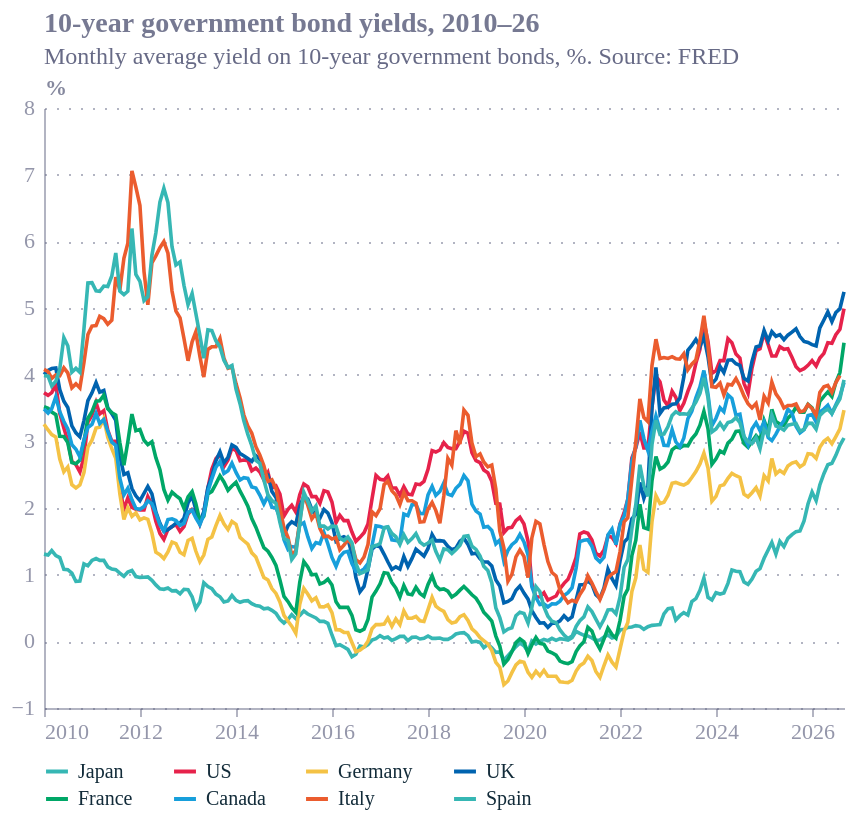

Write notebook code for a chart like this one.
### Code cell
import pandas as pd
import altair as alt
from ecostyles import EcoStyles

styles = EcoStyles()
styles.register_and_enable_theme()

# ---------- data ----------
NAMES = {
    "IRLTLT01JPM156N": "Japan", "IRLTLT01USM156N": "US", "IRLTLT01DEM156N": "Germany",
    "IRLTLT01GBM156N": "UK", "IRLTLT01FRM156N": "France", "IRLTLT01CAM156N": "Canada",
    "IRLTLT01ITM156N": "Italy", "IRLTLT01ESM156N": "Spain",
}
ORDER = ["Japan", "US", "Germany", "UK", "France", "Canada", "Italy", "Spain"]

wide = (
    pd.read_csv("../data/fredgraph.csv", parse_dates=["observation_date"])
    .rename(columns={"observation_date": "date", **NAMES})
    [["date"] + ORDER]
)
long = wide.melt("date", var_name="country", value_name="rate").dropna()

# ---------- hover: snap to nearest month ----------
nearest = alt.selection_point(
    fields=["date"], nearest=True, on="pointerover", clear="pointerout", empty=False
)

# ---------- encodings ----------
legend = alt.Legend(
    title=None, orient="bottom", direction="horizontal", columns=4,
    symbolType="stroke", symbolStrokeWidth=2, symbolSize=120,
    labelFontSize=10, columnPadding=16, rowPadding=2, offset=8,
)
color = alt.Color("country:N", sort=ORDER, legend=legend)
x = alt.X("date:T", title=None, axis=alt.Axis(format="%Y", tickCount=9))
y = alt.Y("rate:Q", title="%")

# ---------- layers ----------
lines = alt.Chart(long).mark_line(strokeWidth=1.8).encode(x=x, y=y, color=color)

dots = (
    alt.Chart(long).mark_circle(size=45)
    .encode(x=x, y=y, color=color, opacity=alt.condition(nearest, alt.value(1), alt.value(0)))
)

# tooltip: every country's value for the hovered month
tooltip = [alt.Tooltip("date:T", title="Month", format="%b %Y")] + [
    alt.Tooltip(f"{c}:Q", title=c, format=".2f") for c in ORDER
]
# soft 8px band (not a 1px line) so the tooltip triggers reliably anywhere you hover
hover_band = (
    alt.Chart(wide).mark_rule(color="#94a3b8", strokeWidth=8, opacity=0.25)
    .encode(x="date:T", tooltip=tooltip)
    .transform_filter(nearest)
)
catcher = alt.Chart(wide).mark_point(opacity=0).encode(x="date:T").add_params(nearest)

chart = (
    (catcher + hover_band + lines + dots)
    .properties(
        width=400, height=300,
        title=alt.Title(
            "10-year government bond yields, 2010–26",
            subtitle="Monthly average yield on 10-year government bonds, %. Source: FRED",
        ),
    )
)

styles.save(chart, path=".", name="bond_yields", svg=True)
chart

### Figure 1 — Vega-Lite specification as saved in the notebook (floating-point values rounded to 4 significant figures; data arrays with more than 128 entries replaced by an {"elided": "..."} marker saying what was removed)
{"config": {"font": "Circular Std", "text": {"color": "#676A86", "align": "left", "baseline": "middle", "dx": 7, "dy": 0, "fontSize": 11}, "view": {"stroke": null, "continuousWidth": 400, "continuousHeight": 300, "discreteWidth": 400, "discreteHeight": 300}, "range": {"category": ["#36B7B4", "#E6224B", "#F4C245", "#0063AF", "#00A767", "#179FDB", "#EB5C2E"], "diverging": ["#E6224B", "#E54753", "#C9C9C9", "#179FDB", "#122B39"], "heatmap": ["#C9C9C9", "#179FDB", "#0063AF", "#122B39"], "ordinal": ["#00A767", "#36B7B4", "#179FDB", "#0063AF", "#243B5A"]}, "bar": {"color": "#179fdb"}, "line": {"color": "#e6224b"}, "rule": {"color": "#676A86"}, "area": {"opacity": 0.3}, "point": {"filled": true, "size": 80, "color": "#e6224b", "opacity": 0.95}, "geoshape": {"stroke": "white", "strokeWidth": 0.3}, "rect": {"fill": "#d6d4d4", "opacity": 0.3}, "axis": {"labelColor": "#676A86", "labelFontSize": 11, "labelFont": "Circular Std", "labelOpacity": 0.7, "tickColor": "#676A86", "tickOpacity": 0.5, "domainColor": "#676A86", "domainOpacity": 0.5, "gridColor": "#676A86", "gridDash": [2, 2], "gridOpacity": 0.5, "title": null, "titleColor": "#676A86", "titleOpacity": 0.8, "tickSize": 4}, "axisXDiscrete": {"grid": false, "labelAngle": 0, "tickCount": 10, "tickOpacity": 0.5, "title": null}, "axisYDiscrete": {"ticks": false, "labelPadding": 5}, "axisXTemporal": {"grid": false, "ticks": true}, "axisXQuantitative": {"grid": true}, "axisYQuantitative": {"gridColor": "#676A86", "gridDash": [1, 5], "gridOpacity": 0.5, "ticks": false, "labelPadding": 5, "tickCount": 8, "titleAngle": 0, "titleAlign": "left", "titleBaseline": "bottom", "titleX": 0, "titleY": -5}, "title": {"color": "#676A86E6", "subtitleColor": "#676A86", "font": "Circular Std", "subtitleFont": "Circular Std", "anchor": "start", "fontSize": 14, "subtitleFontSize": 12, "subtitlePadding": 4, "offset": 0, "frame": "group"}, "legend": {"titleColor": "#122b39", "title": null, "labelColor": "#122b39", "labelFontSize": 11}}, "layer": [{"mark": {"type": "point", "opacity": 0}, "encoding": {"x": {"field": "date", "type": "temporal"}}, "name": "view_9caa441549eaf1cb_0"}, {"mark": {"type": "rule", "color": "#94a3b8", "opacity": 0.25, "strokeWidth": 8}, "encoding": {"tooltip": [{"field": "date", "format": "%b %Y", "title": "Month", "type": "temporal"}, {"field": "Japan", "format": ".2f", "title": "Japan", "type": "quantitative"}, {"field": "US", "format": ".2f", "title": "US", "type": "quantitative"}, {"field": "Germany", "format": ".2f", "title": "Germany", "type": "quantitative"}, {"field": "UK", "format": ".2f", "title": "UK", "type": "quantitative"}, {"field": "France", "format": ".2f", "title": "France", "type": "quantitative"}, {"field": "Canada", "format": ".2f", "title": "Canada", "type": "quantitative"}, {"field": "Italy", "format": ".2f", "title": "Italy", "type": "quantitative"}, {"field": "Spain", "format": ".2f", "title": "Spain", "type": "quantitative"}], "x": {"field": "date", "type": "temporal"}}, "transform": [{"filter": {"param": "param_788d626bfb4db19d", "empty": false}}]}, {"data": {"name": "data-08d44e962621ea50c5ba0d0eeb2af75d"}, "mark": {"type": "line", "strokeWidth": 1.8}, "encoding": {"color": {"field": "country", "legend": {"columnPadding": 16, "columns": 4, "direction": "horizontal", "labelFontSize": 10, "offset": 8, "orient": "bottom", "rowPadding": 2, "symbolSize": 120, "symbolStrokeWidth": 2, "symbolType": "stroke", "title": null}, "sort": ["Japan", "US", "Germany", "UK", "France", "Canada", "Italy", "Spain"], "type": "nominal"}, "x": {"axis": {"format": "%Y", "tickCount": 9}, "field": "date", "title": null, "type": "temporal"}, "y": {"field": "rate", "title": "%", "type": "quantitative"}}}, {"data": {"name": "data-08d44e962621ea50c5ba0d0eeb2af75d"}, "mark": {"type": "circle", "size": 45}, "encoding": {"color": {"field": "country", "legend": {"columnPadding": 16, "columns": 4, "direction": "horizontal", "labelFontSize": 10, "offset": 8, "orient": "bottom", "rowPadding": 2, "symbolSize": 120, "symbolStrokeWidth": 2, "symbolType": "stroke", "title": null}, "sort": ["Japan", "US", "Germany", "UK", "France", "Canada", "Italy", "Spain"], "type": "nominal"}, "opacity": {"condition": {"param": "param_788d626bfb4db19d", "value": 1, "empty": false}, "value": 0}, "x": {"axis": {"format": "%Y", "tickCount": 9}, "field": "date", "title": null, "type": "temporal"}, "y": {"field": "rate", "title": "%", "type": "quantitative"}}}], "data": {"name": "data-7e3b40f248149e97aff4f4ef02a28b8a"}, "height": 300, "params": [{"name": "param_788d626bfb4db19d", "select": {"type": "point", "clear": "pointerout", "fields": ["date"], "nearest": true, "on": "pointerover"}, "views": ["view_9caa441549eaf1cb_0"]}], "title": {"text": "10-year government bond yields, 2010–26", "subtitle": "Monthly average yield on 10-year government bonds, %. Source: FRED"}, "width": 400, "$schema": "https://vega.github.io/schema/vega-lite/v6.4.1.json", "datasets": {"data-7e3b40f248149e97aff4f4ef02a28b8a": {"elided": "201 records"}, "data-08d44e962621ea50c5ba0d0eeb2af75d": {"elided": "1607 records"}}}
